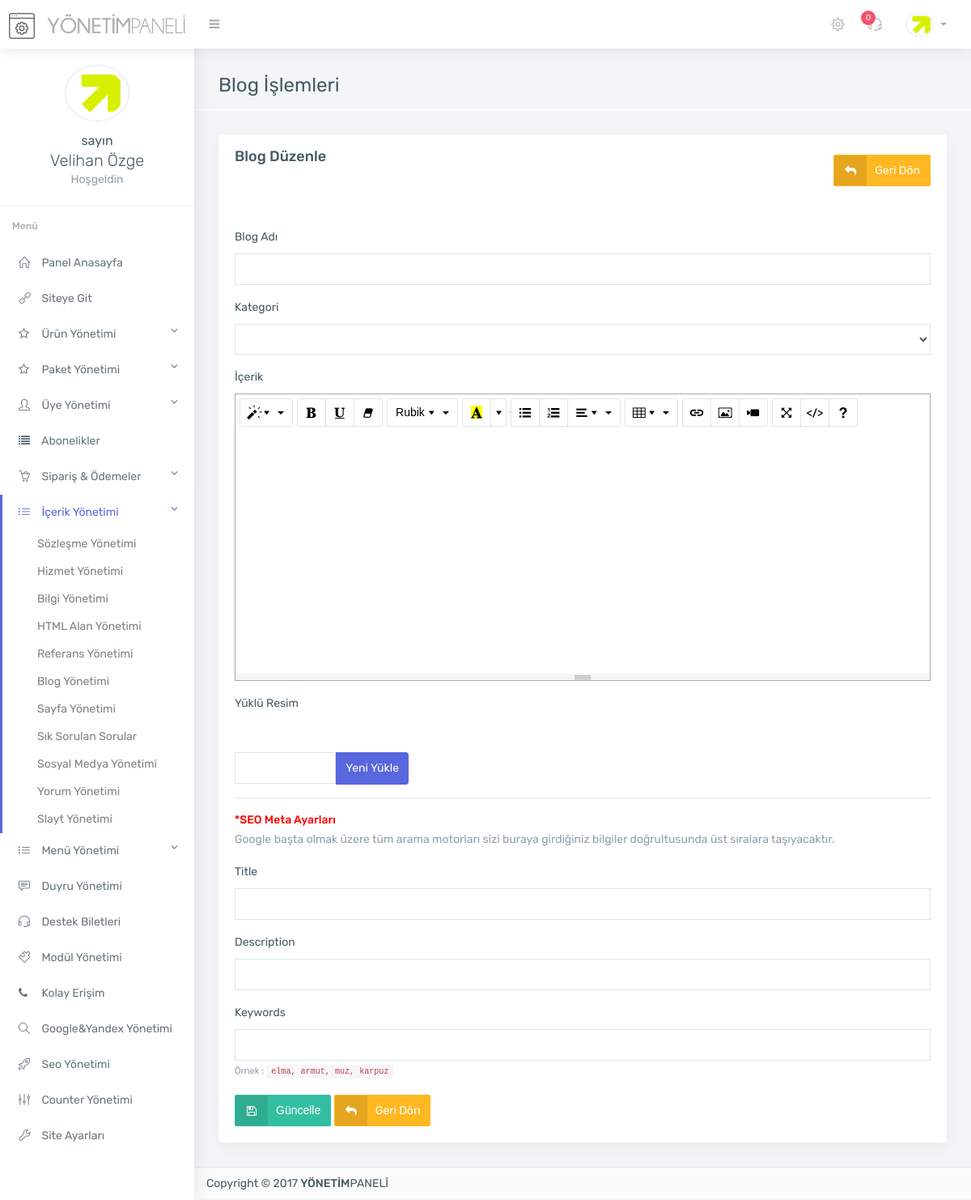
/admin/blog-duzenle.php (signed in), run on the app's committed database.
### tables this page shows
CREATE TABLE `kullanici` (
  `kullanici_id` int(11) NOT NULL,
  `kullanici_adi` varchar(250) NOT NULL,
  `kullanici_pass` varchar(250) NOT NULL,
  `kullanici_adsoyad` varchar(500) NOT NULL,
  `kullanici_resim` varchar(500) NOT NULL
);

### admin/blog-duzenle.php (the view, shortened to what this page needs)
<?php
include 'header.php';
include 'topbar.php';
include 'sidebar.php';
$blogedit=$db->prepare("SELECT * from blog where blog_id=:blog_id");
$blogedit->execute(array(
	'blog_id' => $_GET['blog_id']
));
$blogwrite=$blogedit->fetch(PDO::FETCH_ASSOC);
?>
<section class="main-content container">
	<div class="page-header">
		<h2>Blog İşlemleri</h2>
	</div>
	<div class="row">
		<div class="col-sm-12">
			<div class="card">
				<div class="card-heading card-default">
					<div class="pull-right mt-10">
						<a href="blog.php" class="btn btn-warning btn-icon"><i class="fa fa-reply"></i>Geri Dön</a>
					</div>
					Blog Düzenle
				</div>
				<div class="card-block">
					<form method="POST" action="controller/function.php" enctype="multipart/form-data" class="form-horizontal">
						<div class="form-group">
							<label>Blog Adı</label>
							<input type="text" name="blog_baslik" value="<?php echo $blogwrite['blog_baslik']; ?>" class="form-control">
						</div>
						<div class="form-group">
							<label>Kategori</label>
							<select name="blog_kategori" class="form-control m-b">
								<?php
								$kategoriedit=$db->prepare("SELECT * from kategorilerb where kategori_id=:kategori_id");
								$kategoriedit->execute(array(
									'kategori_id' => $blogwrite['blog_kategori']
								));
								$kategoriwrite=$kategoriedit->fetch(PDO::FETCH_ASSOC);
								?>
								<option value="<?php echo $kategoriwrite['kategori_id'] ?>"><?php echo $kategoriwrite['kategori_ad'] ?></option>
								<?php
								$kategorisor=$db->prepare("SELECT * from kategorilerb");
								$kategorisor->execute(array(0));
								while ($kategoricek=$kategorisor->fetch(PDO::FETCH_ASSOC)) {
									?>
									<option value="<?php echo $kategoricek['kategori_id'] ?>"><?php echo $kategoricek['kategori_ad'] ?></option>
								<?php } ?>
							</select>
						</div>
						<div class="form-group">
							<label>İçerik</label>
						</div>
						<div class="form-group">
							<label>Yüklü Resim</label>
							<p><img style="max-height: 100px;max-width: 100px;" src="<?php echo $blogwrite['blog_resim']; ?>"></p>
						</div>
						<div class="form-group">
							<div class="fileinput fileinput-new input-group col-md-3" data-provides="fileinput">
								<div class="form-control" data-trigger="fileinput"><span class="fileinput-filename"></span></div>
								<span class="input-group-addon btn btn-primary btn-file ">
									<span class="fileinput-new">Yeni Yükle</span>
								</span>
							</div>
						</div>
						<hr>
						<div class="">
							<b style="color: red;">*SEO Meta Ayarları</b>
							<p class="text-muted">Google başta olmak üzere tüm arama motorları sizi buraya girdiğiniz bilgiler doğrultusunda üst sıralara taşıyacaktır.</p>
						</div>
						<div class="form-group">
							<label>Title</label>
							<input type="text" name="blog_title" value="<?php echo $blogwrite['blog_title']; ?>" class="form-control form-control-rounded">
						</div>
						<div class="form-group">
							<label>Description</label>
							<input name="blog_descr" type="text" value="<?php echo $blogwrite['blog_descr']; ?>" class="form-control form-control-rounded">
						</div>
						<div class="form-group">
							<label>Keywords</label>
							<input type="text" name="blog_keyword" value="<?php echo $blogwrite['blog_keyword']; ?>" class="form-control form-control-rounded">
							<small class="text-muted">Örnek : <code>elma, armut, muz, karpuz</code></small>
						</div>
						<button style="cursor: pointer;" type="submit" name="blogduzenle" class="btn btn-success btn-icon"><i class="fa fa-floppy-o "></i>Güncelle</button>
						<a href="blog.php" class="btn btn-warning btn-icon"><i class="fa fa-reply"></i>Geri Dön</a>
					</form>
				</div>
			</div>
		</div>
	</div>
	<?php include 'footer.php'; ?>

### admin/topbar.php (shortened to what this page needs)
<?php
$yenisay=$db->prepare("SELECT * from destek where destek_adminoku='0'");
$yenisay->execute(array());
$yeni=$yenisay->RowCount();
?>
<div class="top-bar light-top-bar">
	<div class="container-fluid">
		<div class="row">
			<div class="col">
				<a class="admin-logo" href="index.php">
					<h1>
						<img alt="" src="assets/img/genel/logo.png" class="logo-icon margin-r-10">
						<img alt="" src="assets/img/genel/logo-text.png" class="toggle-none hidden-xs">
					</h1>
				</a>
				<div class="left-nav-collapsed" >
					<a  href="#" class="nav-collapsed"><i class="fa fa-bars"></i></a>
				</div>
			</div>
			<div class="col">
				<ul class="list-inline top-right-nav">
					<li class="dropdown icon-dropdown d-none-m">
						<a href="genel-ayarlar.php"><i class="icon-settings"></i></a>
					</li>
					<li class="dropdown icon-dropdown">
						<a href="destek.php"><i class="icon-earphones-alt"></i> <span class="badge badge-danger"><?php echo $yeni; ?></span></a>
					</li>
					<li class="dropdown avtar-dropdown">
						<a class="dropdown-toggle" data-toggle="dropdown" href="#">
							<img alt="" class="rounded-circle" src="<?php echo $userprint['kullanici_resim']; ?>" width="30">
						</a>
					</li>
				</ul>
			</div>
		</div>
	</div>
</div>

### admin/sidebar.php (shortened to what this page needs)
<?php
$link = $_SERVER['REQUEST_URI'];
?>
<div class="main-sidebar-nav default-navigation">
    <div class="nano">
        <div class="nano-content sidebar-nav">
            <ul class="metisMenu nav flex-column" id="menu">
                <div class="card-block border-bottom text-center nav-profile">
                    <img alt="profile" class="rounded-circle margin-b-10 circle-border " src="<?php echo $userprint['kullanici_resim']; ?>" width="80">
                    <p class="lead margin-b-0 toggle-none"><small>sayın<br> </small><?php echo $userprint['kullanici_adsoyad'] ?></p>
                    <p class="text-muted mv-0 toggle-none">Hoşgeldin</p>
                </div>
                <li class="nav-heading">
                    <b>Menü</b>
                </li>
                <li class="nav-item <?php if (strstr($link, "index.php")) { echo "active";} ?>"><a class="nav-link" href="index.php"><i class="icon-home"></i> <span class="toggle-none">Panel Anasayfa</span> </a></li>
                <li class="nav-item"><a class="nav-link" target="_blank" href="<?php echo $settingsprint['ayar_siteurl']; ?>"><i class="icon-link"></i> <span class="toggle-none">Siteye Git</span> </a></li>
                <li class="nav-item <?php if (strstr($link, "urun")) { echo "active";} ?> <?php if (strstr($link, "eklenti")) { echo "active";} ?>">
                    <a class="nav-link" href="javascript: void(0);" aria-expanded="true"><i class="fa fa-star-o"></i> <span class="toggle-none">Ürün Yönetimi<span style="float: right;" class="fa fa-angle-down"></span></span></a>
                </li>
                <li class="nav-item <?php if (strstr($link, "paket")) { echo "active";} ?>">
                    <a class="nav-link" href="javascript: void(0);" aria-expanded="true"><i class="fa fa-star-o"></i> <span class="toggle-none">Paket Yönetimi<span style="float: right;" class="fa fa-angle-down"></span></span></a>
                </li>
                <li class="nav-item <?php if (strstr($link, "uye")) { echo "active";} ?>">
                    <a class="nav-link" href="javascript: void(0);" aria-expanded="true"><i class="icon-user"></i> <span class="toggle-none">Üye Yönetimi<span style="float: right;" class="fa fa-angle-down"></span></span></a>
                </li>
                <li class="nav-item <?php if (strstr($link, "abone")) { echo "active";} ?>">
                    <a class="nav-link" href="abonelikler.php"><i class="fa fa-list"></i> <span class="toggle-none">Abonelikler</span></a>
                </li>
                <li class="nav-item <?php if (strstr($link, "sanal-pos")) { echo "active";} ?><?php if (strstr($link, "hesap")) { echo "active";} ?><?php if (strstr($link, "siparis")) { echo "active";} ?><?php if (strstr($link, "odeme-yontemleri")) { echo "active";} ?>">
                    <a class="nav-link" href="javascript: void(0);" aria-expanded="true"><i class="icon-basket-loaded"></i> <span class="toggle-none">Sipariş & Ödemeler<span style="float: right;" class="fa fa-angle-down"></span></span></a>
                </li>
                <li class="nav-item <?php if (strstr($link, "sozlesme-yonetimi")) { echo "active";} ?><?php if (strstr($link, "slayt")) { echo "active";} ?><?php if (strstr($link, "referans")) { echo "active";} ?><?php if (strstr($link, "marka")) { echo "active";} ?><?php if (strstr($link, "yorum")) { echo "active";} ?><?php if (strstr($link, "bilgi")) { echo "active";} ?><?php if (strstr($link, "sosyal")) { echo "active";} ?><?php if (strstr($link, "proje")) { echo "active";} ?><?php if (strstr($link, "sss")) { echo "active";} ?><?php if (strstr($link, "sayfa")) { echo "active";} ?><?php if (strstr($link, "hizmet")) { echo "active";} ?><?php if (strstr($link, "html")) { echo "active";} ?><?php if (strstr($link, "blog")) { echo "active";} ?>">
                    <a class="nav-link" href="" aria-expanded="true"><i class="icon-list"></i> <span class="toggle-none">İçerik Yönetimi<span style="float: right;" class="fa fa-angle-down"></span></span></a>
                    <ul class="nav-second-level nav flex-column sub-menu" aria-expanded="true">
                        <li class="nav-item"><a class="nav-link" href="sozlesme-yonetimi.php">Sözleşme Yönetimi</a></li>
                        <li class="nav-item"><a class="nav-link" href="hizmetler.php">Hizmet Yönetimi</a></li>
                        <li class="nav-item"><a class="nav-link" href="bilgiler.php">Bilgi Yönetimi</a></li>
                        <li class="nav-item"><a class="nav-link" href="html-alan.php">HTML Alan Yönetimi</a></li>
                        <li class="nav-item"><a class="nav-link" href="referanslar.php">Referans Yönetimi</a></li>
                        <li class="nav-item"><a class="nav-link" href="blog.php">Blog Yönetimi</a></li>
                        <li class="nav-item"><a class="nav-link" href="sayfalar.php">Sayfa Yönetimi</a></li>
                        <li class="nav-item"><a class="nav-link" href="sss.php">Sık Sorulan Sorular</a></li>
                        <li class="nav-item"><a class="nav-link" href="sosyal-medya.php">Sosyal Medya Yönetimi</a></li>
                        <li class="nav-item"><a class="nav-link" href="yorumlar.php">Yorum Yönetimi</a></li>
                        <li class="nav-item"><a class="nav-link" href="slayt.php">Slayt Yönetimi</a></li>
                    </ul>
                </li>
                <li class="nav-item <?php if (strstr($link, "menu")) { echo "active";} ?><?php if (strstr($link, "link")) { echo "active";} ?>">
                    <a class="nav-link" href="" aria-expanded="true"><i class="icon-list"></i> <span class="toggle-none">Menü Yönetimi<span style="float: right;" class="fa fa-angle-down"></span></span></a>
                </li>
                <li class="nav-item <?php if (strstr($link, "duyuru")) { echo "active";} ?>"><a class="nav-link" href="duyurular.php"><i class="icon-speech"></i> <span class="toggle-none">Duyru Yönetimi</span></a></li>
                <li class="nav-item <?php if (strstr($link, "destek")) { echo "active";} ?>"><a class="nav-link" href="destek.php"><i class="icon-earphones-alt"></i> <span class="toggle-none">Destek Biletleri</span></a></li>
                <li class="nav-item <?php if (strstr($link, "modul")) { echo "active";} ?>"><a class="nav-link" href="modul.php"><i class="icon-puzzle"></i> <span class="toggle-none">Modül Yönetimi</span></a></li>
                <li class="nav-item <?php if (strstr($link, "kolay")) { echo "active";} ?>"><a class="nav-link" href="kolay-iletisim.php"><i class="fa fa-phone"></i> <span class="toggle-none">Kolay Erişim</span></a></li>
                <li class="nav-item <?php if (strstr($link, "google")) { echo "active";} ?>"><a class="nav-link" href="google-yandex-ayarlari.php"><i class="icon-magnifier"></i> <span class="toggle-none">Google&Yandex Yönetimi</span></a></li>
                <li class="nav-item <?php if (strstr($link, "seo")) { echo "active";} ?>"><a class="nav-link" href="seo.php"><i class="icon-rocket"></i> <span class="toggle-none">Seo Yönetimi</span></a></li>
                <li class="nav-item <?php if (strstr($link, "counter")) { echo "active";} ?>"><a class="nav-link" href="counter.php"><i class="icon-equalizer"></i> <span class="toggle-none">Counter Yönetimi</span></a></li>
                <li class="nav-item <?php if (strstr($link, "genel-ayar")) { echo "active";} ?>"><a class="nav-link" href="genel-ayarlar.php"><i class="icon-wrench"></i> <span class="toggle-none">Site Ayarları</span></a></li>
            </ul>
        </div>
    </div>
</div>

### data on the page
kullanici: kullanici_resim (picture), kullanici_adsoyad "Velihan Özge"

### other printed values
$yeni "0"
